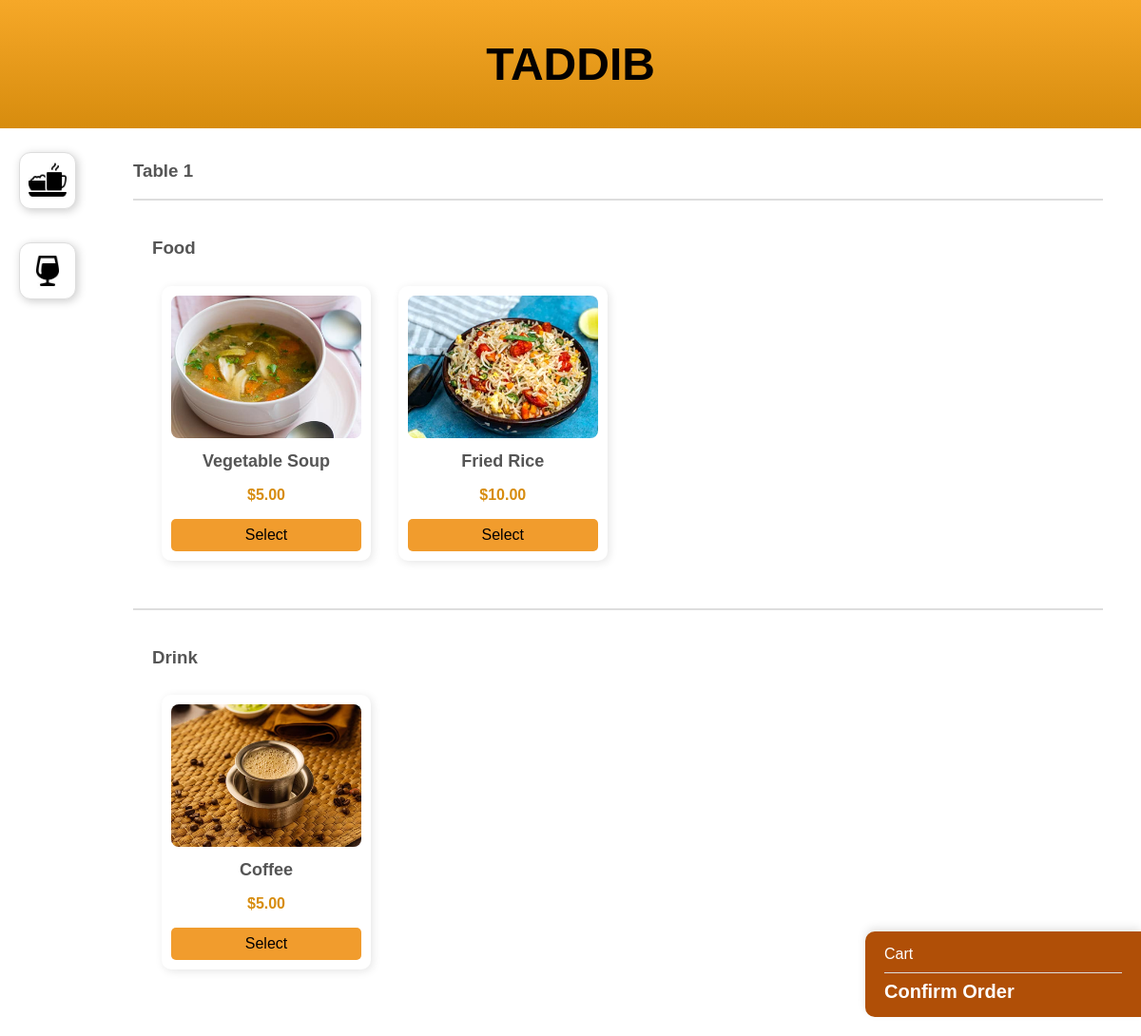
The page /table/1/ on the database its author committed.
### order/models.py (models this page shows, shortened)
class Category(models.Model):
    title = models.CharField(max_length=100)
    image = models.ImageField(blank=True, null=True)
    class Meta:
        verbose_name_plural = "Categories"

class Table(models.Model):
    table_number = models.PositiveIntegerField(unique=True)
    availability = models.BooleanField(default=True)
    qr_code = models.ImageField(upload_to='qrcodes/', blank=True, null=True, help_text='create a qr code everytime a table is saved!')

class Item(models.Model):
    name = models.CharField(max_length=100)
    description = models.TextField(null=True, blank=True)
    category = models.ForeignKey(Category, on_delete=models.CASCADE, related_name='items')
    image = models.ImageField(blank=True, null=True)
    base_price = models.DecimalField(max_digits=6, decimal_places=2)
    has_meat_options = models.BooleanField(default=False)
    has_spicy_options = models.BooleanField(default=False)

### order/views.py (the view)
# urls.py: path('table/<int:table_id>/', views.menu_view, name='menu_view'),
def menu_view(request, table_id):
    table = get_object_or_404(Table, pk=table_id)
    categories = Category.objects.all()
    menu_items = Item.objects.all()
    return render(request, 'order/menu_page.html', {
        'menu_items': menu_items,
        'categories': categories,
        'table': table,
        'table_id': table_id,
    })

### order/templates/order/menu_page.html (shortened to what this page needs)
{% extends 'order/base.html' %}
{% block content %}
    <nav class="sidebar">
        {% for category in categories %}
            <button class="category-btn" data-category="{{ category.id }}">
                <img src="{{ category.image.url }}" alt="{{ category.title }}">
            </button>
        {% endfor %}
    </nav>
    <div class="menu-container">
        <h3>Table {{ table.table_number }}</h3>
        {% for category in categories %}
            <div class="category-section" id="category-{{ category.id }}">
                <h3>{{ category.title }}</h3>
                <div class="menu-grid">
                    {% for x in menu_items %}
                        {% if x.category.id == category.id %}
                            <div class="menu-item" data-category="{{ x.category.id }}">
                                <img src="{{ x.image.url }}" alt="{{ x.name }}">
                                <h3>{{ x.name }}</h3>
                                <p>${{ x.base_price }}</p>
                                <a href="{% url 'selection_view' table_id=table_id item_id=x.pk %}" class="select-btn">Select</a>
                            </div>
                        {% endif %}
                    {% endfor %}
                </div>
            </div>
        {% endfor %}
    </div>
    <div class="sticky-cart">
        <div class="sticky-cart-content">
            <span class="sticky-cart-text">
                Cart
            </span>
            <hr class="cart-divider">
            <a href="{% url 'cart_view' %}">
                    <span class="sticky-cart-action">
                        Confirm Order
                    </span>
            </a>
        </div>
    </div>
{% endblock %}

### order/static/css/style.css (style rules this page uses)
body { font-family: Arial, sans-serif; margin: 0; padding: 0; display: flex; flex-direction: column; height: 100vh; }
.base-container a { color: #030000; text-decoration: none; }
html { scroll-behavior: smooth; }
.sidebar { width: 80px; background: white; height: 100%; display: flex; flex-direction: column; align-items: center; gap: 15px; padding: 20px 10px 10px; overflow-y: auto; position: fixed; left: 0; top: 130px; bottom: 0; }
.category-btn { background: white; border: 1px solid #ddd; padding: 8px; border-radius: 12px; cursor: pointer; transition: 0.3s; display: flex; margin: 10px; align-items: center; justify-content: center; width: 60px; height: 60px; box-shadow: 2px 2px 10px rgba(0, 0, 0, 0.2); }
.category-btn img { width: 40px; height: 40px; }
.category-section { padding: 20px; margin-bottom: 20px; border-top: 2px solid #ddd; }
.menu-container { margin-left: 100px; padding: 20px; }
.menu-grid { display: grid; grid-template-columns: repeat(auto-fill, minmax(200px, 1fr)); gap: 15px; }
.menu-item { background: white; padding: 10px; border-radius: 10px; box-shadow: 2px 2px 10px rgba(0, 0, 0, 0.1); margin: 10px; text-align: center; width: 200px; }
h3 { color: #555; }
.menu-item img { width: 100%; height: 150px; border-radius: 8px; object-fit: cover; }
.menu-item h3 { font-size: 18px; margin: 10px 0; }
.menu-item p { font-size: 16px; font-weight: bold; color: #d78c0e; }
.select-btn { display: block; padding: 8px; background-color: #f19c2d; color: white; text-decoration: none; border-radius: 5px; margin-top: 10px; transition: 0.3s; }
.sticky-cart { position: fixed; right: 0; bottom: 20px; width: 250px; background: #b04f07; padding: 15px 20px; box-shadow: 0 -4px 10px rgba(0, 0, 0, 0.1); text-align: left; z-index: 1000; border-radius: 10px 0 0 10px; }
.sticky-cart-content { display: flex; flex-direction: column; justify-content: space-between; align-items: flex-start; height: 100%; }
.sticky-cart-text { color: white; font-size: 16px; margin-bottom: 2px; }
.cart-divider { border: 0; border-top: 1px solid #ddd; width: 100%; }
.sticky-cart-action { font-size: 20px; font-weight: bold; margin-top: 10px; color: white; }

### rows shown on the page
Category: image (picture), title "Food"
Category: image (picture), title "Drink"
Table: table_number "1"
Item: image (picture), name "Vegetable Soup", base_price "5.00"
Item: image (picture), name "Fried Rice", base_price "10.00"
Item: image (picture), name "Coffee", base_price "5.00"
